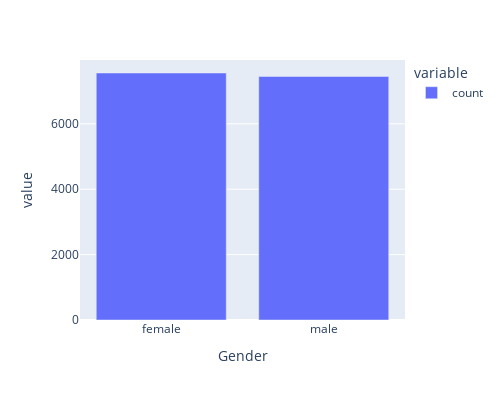

The notebook cell saved with this chart:
### Code cell
plt.figure(figsize=(5, 5))
px.bar(df['Gender'].value_counts(), width=500, height = 400)

### Figure 1 — Plotly figure (JSON) as saved in the notebook; plotly's stock layout.template omitted (floating-point values rounded to 4 significant figures)
{"data": [{"alignmentgroup": "True", "hovertemplate": "variable=count<br>Gender=%{x}<br>value=%{y}<extra></extra>", "legendgroup": "count", "marker": {"color": "#636efa", "pattern": {"shape": ""}}, "name": "count", "offsetgroup": "count", "orientation": "v", "showlegend": true, "textposition": "auto", "type": "bar", "x": ["female", "male"], "xaxis": "x", "y": [7553, 7447], "yaxis": "y"}], "layout": {"barmode": "relative", "height": 400, "legend": {"title": {"text": "variable"}, "tracegroupgap": 0}, "margin": {"t": 60}, "width": 500, "xaxis": {"anchor": "y", "autorange": true, "domain": [0, 1], "range": [-0.5, 1.5], "title": {"text": "Gender"}, "type": "category"}, "yaxis": {"anchor": "x", "autorange": true, "domain": [0, 1], "range": [0, 7951.0], "title": {"text": "value"}, "type": "linear"}}}
